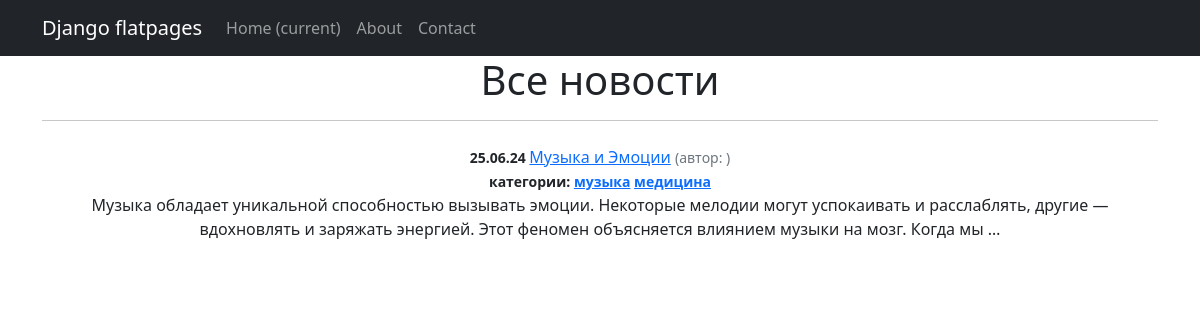
Before: /articles/categories/4 with the older database file.
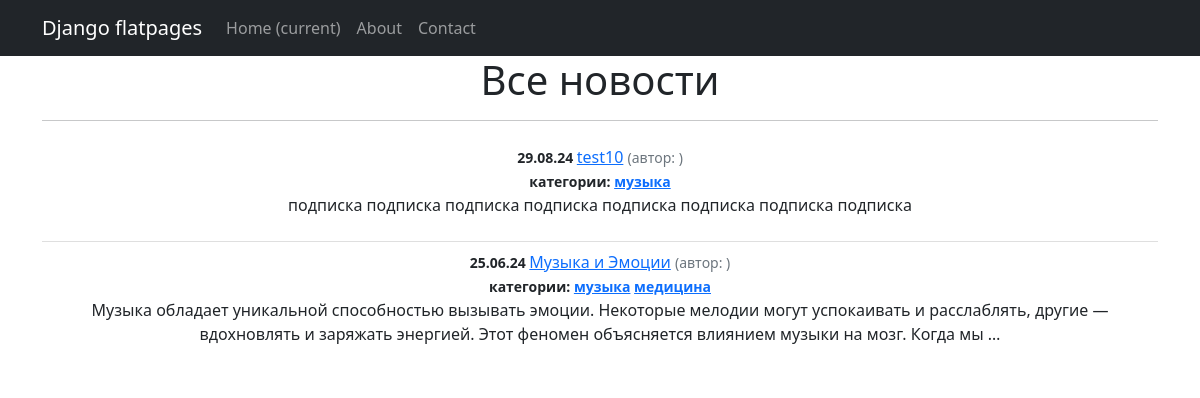
After: the same page with the newer database file.
### news/models.py (models this page shows, shortened)
class Post(models.Model):
    article = 'AR'
    news = 'NE'
    TYPES = [(article, 'статья'), (news, 'новость')]
    author_post = models.ForeignKey(to='Author', on_delete=models.CASCADE, related_name='posts')
    type = models.CharField(max_length=2, choices=TYPES, default=article)
    date_created = models.DateTimeField(auto_now_add=True)
    category = models.ManyToManyField(to='Category', through='PostCategory' )
    title = models.CharField(max_length=100)
    text = models.TextField()
    rating = models.IntegerField(default=0)

class Category(models.Model):
    name_category = models.CharField(max_length=50, unique=True)
    subscribers = models.ManyToManyField(User, related_name='categories')
    def __str__(self):
        return self.name_category

### news/views.py (the view)
# urls.py: path('categories/<int:pk>', CategoryListView.as_view(), name='category_list')
class CategoryListView(ListView):
    model = Post
    template_name = 'category_list.html'
    context_object_name = 'category_news_list'
    def get_queryset(self):
        self.category = get_object_or_404(Category, id=self.kwargs['pk'])
        queryset = Post.objects.filter(category=self.category).order_by('-date_created')
        return queryset
    def get_context_data(self, *, object_list=None, **kwargs):
        context = super().get_context_data(**kwargs)
        context['is_not_subscriber'] = self.request.user not in self.category.subscribers.all()
        context['category'] = self.category
        return context

### templates/category_list.html (shortened to what this page needs)
{% extends 'flatpages/default.html' %}
{% load custom_filters %}
{% block content %}
<h1>Все новости</h1>
<hr>
<ul class="list-group list-group-flush">
    {% for news in category_news_list %}
    <li class="list-group-item">
        <small class="fw-bold">{{ news.date_created|date:'d.m.y' }} </small>
        <a href="{% url 'post_detail' news.id %}">{{ news.title }}</a>
        <small class="text-muted">(автор: {{ news.author }})</small> <br>
        <small class="fw-bold">категории:
            {% for category in news.category.all %}
                <a href="{% url 'category_list' category.id %}"> {{ category }}</a>
            {% endfor %}
        </small>
        <p>{{ news.text | truncatechars:210 }}</p>
    </li>
    {% endfor %}
</ul>
{% endblock content %}

Changed rows visible on the page:
added Post: date_created "29.08.24", title "test10", text "подписка подписка подписка подписка подписка подписка подписка подписка", Category (name_category "музыка")
